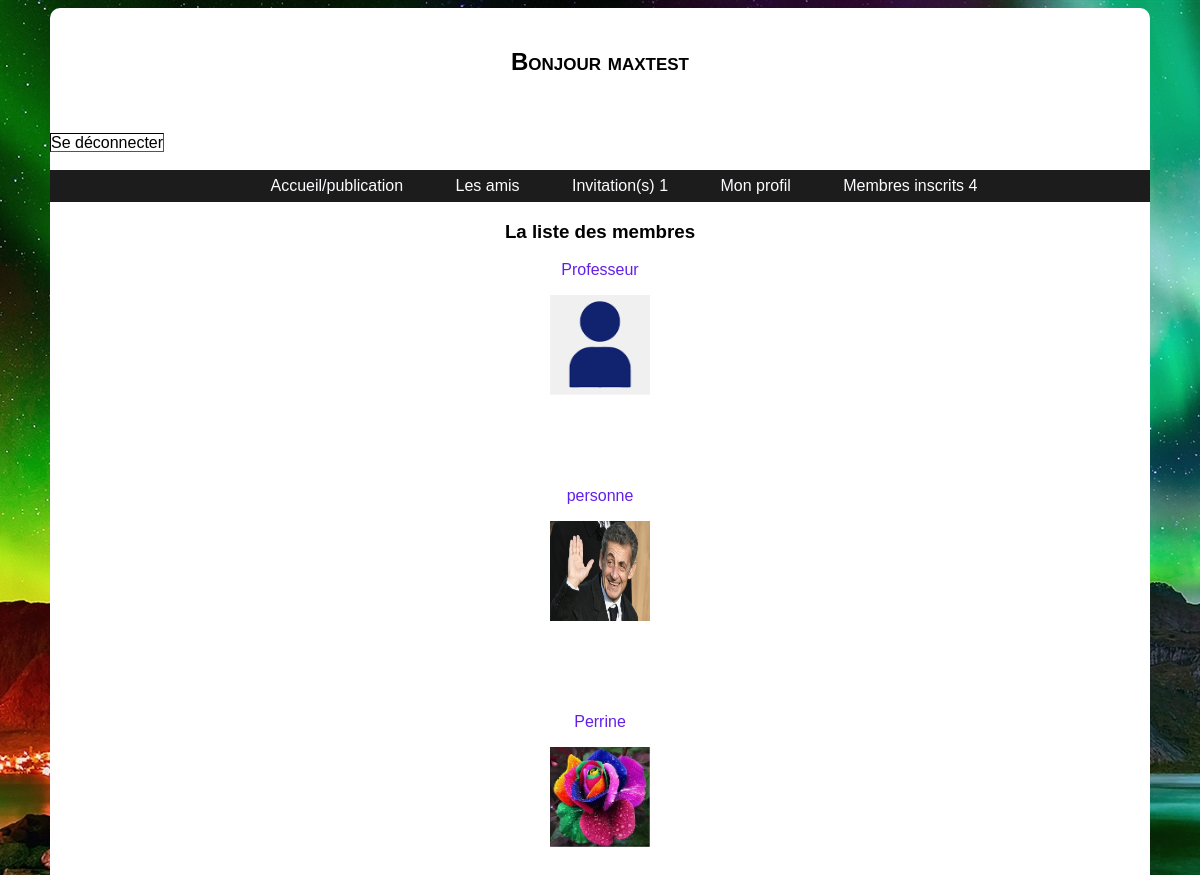
Page /menu_membre/listeMembre.php (signed in) on the committed database.
### tables this page shows
CREATE TABLE IF NOT EXISTS `utilisateurs` (
  `id` int(10) NOT NULL AUTO_INCREMENT,
  `pseudo` varchar(100) NOT NULL,
  `password` varchar(100) NOT NULL,
  `email` varchar(100) NOT NULL,
  `sexe` varchar(6) NOT NULL,
  `description` text NOT NULL,
  `image` varchar(200) NOT NULL,
  PRIMARY KEY (`id`)
);

### Outils/fonction-membre.php (called while the page is built)
<?php
function infos_membre(){
	$tab = array('id' => $_SESSION['id']);
	$sql = " SELECT * FROM utilisateurs WHERE id = :id";
	$res = $GLOBALS["bd"]->prepare($sql);
	$res->execute($tab) or die(print_r($res->errorInfo()));
	$lesEnreg= $res->fetchall();
	return $lesEnreg;
}
function nombre_membre(){
	$tab = array('id' => $_SESSION['id']);
	$sql = " SELECT COUNT(:id) FROM utilisateurs ";
	$res = $GLOBALS["bd"]->prepare($sql);
	$res->execute($tab) or die(print_r($res->errorInfo()));
	$lesEnreg= $res->fetchall();
	return $lesEnreg;
}
function nb_invitation(){
	$tab = array('id' => $_SESSION['id']);
	$sql = " SELECT * FROM utilisateurs WHERE id = :id";
	$res = $GLOBALS["bd"]->prepare($sql);
	$res->execute($tab) or die(print_r($res->errorInfo()));
	$info_pseudo= $res->fetchall();
	$pseudoUn= $info_pseudo[0]['pseudo'];
	$tab = array('pseudoDest' => $pseudoUn );
	$sql = " SELECT pseudo_exp,date_invitation,active,image
	FROM amis
	INNER JOIN utilisateurs ON utilisateurs.pseudo = amis.pseudo_exp
	WHERE pseudo_dest= :pseudoDest
	ORDER BY date_invitation DESC";
	$res = $GLOBALS["bd"]->prepare($sql);
	$res->execute($tab) or die(print_r($res->errorInfo()));
	$lesEnreg= $res->fetchall();
		$i = (count($lesEnreg));
		 return $i;
}
?>

### Outils/fonctionListeMembre.php (called while the page is built)
<?php
function recup_pseudo_image(){
	$tab = array('id' => $_SESSION['id']);
	$sql = " SELECT pseudo,image FROM utilisateurs WHERE id != :id";
	$res = $GLOBALS["bd"]->prepare($sql);
	$res->execute($tab) or die(print_r($res->errorInfo()));
	$lesEnreg= $res->fetchall();
	return $lesEnreg;
}
?>

### menu_membre/listeMembre.php (the view)
<?php
include("../Outils/Menu.php");
?>
			<h3> La liste des membres </h3>
			<?php
			include("../Outils/fonctionListeMembre.php");
			$lesEnreg =recup_pseudo_image();
			$i = (count($lesEnreg))-1;
			if ($i == -1){
				echo "<div class='erreur'> Vous êtes le seul membre pour l'instant.</div>";
			}
			else{
			while ($i >=0) {
				?>
				<p><a href='./profilDesAutres.php?page=profile&pseudo=<?php echo $lesEnreg[$i]['pseudo'];?>'><?php echo $lesEnreg[$i]['pseudo']; ?></a></p>
				<div class="PhotoPageListeMembre">
				<a href='./profilDesAutres.php?page=profile&pseudo=<?php echo $lesEnreg[$i]['pseudo'];?>'><img src="../image/<?php echo $lesEnreg [$i]['image']; ?>" height='100' width='100' alt='photo-profil'></a>
				</div>
				<br>
				<br>
				<br>
				<br>
				<?php
				$i = $i-1;
			}
			}
			?>
			<br>
			<br><br><br>
	</div>
	</body>
	</html>

### Outils/Menu.php (shortened to what this page needs)
<!DOCTYPE html>
<html>
		<head>
			<link rel="stylesheet" href="../Outils/style.css" />
		</head>
		<body >
		<div id="squelette">
		<br>
		<?php
		include ("../Outils/fonction-membre.php");
		$lesEnreg= infos_membre();
		echo '<p class="Bonjour">Bonjour '.$lesEnreg[0]['pseudo'].'</p>'
		?>
		<div id ='déconnection'>
		<a class='déconnection' href="../Outils/deconnection.php"> Se déconnecter </a><br>
		</div>
		<br>
		<div class="inner">
					<nav id="menu">
						<a class='Menu' href="./publication.php">Accueil/publication </a>
						<a class='Menu'href="./amie.php">Les amis</a>
						<a class='Menu'href="./invitation.php">Invitation(s) <?php $nb_invit=nb_invitation(); echo $nb_invit;?></a>
						<a class='Menu'href="./membre.php">Mon profil</a>
						<a class='Menu'href="./listeMembre.php">Membres inscrits <?php $nb= nombre_membre(); echo $nb[0][0]; ?></a>
					</nav>
			</div>

### Outils/style.css (style rules this page uses)
body { background-color:#908F92; font-family:arial; background-image:url(../image/Aurore.jpg); }
#squelette { background-color:#FFF; width:1100px; margin:auto; text-align:center; border-radius:10px; -webkit-border-radius:10px; -moz-border-radius:10px; }
#déconnection { text-align:left; }
.inner { display:flex; }
.Bonjour { font: small-caps bold 1.5em/1 sans-serif; }
.inner { display:grid; background:#1c1c1c; color: #d5d5d5; height: 2em; width: auto; opacity: 1; }
a { text-decoration:none; color:#6220E7; margin-left:auto }
#menu { margin:auto; }
.Menu { text-decoration: none; color: #FDFCFF; margin-left:3em; }
.déconnection { color:Black; border-width:1px; border-style:inset; border-color:black; }

### rows in the picture
utilisateurs: pseudo "maxtest", pseudo "1"
utilisateurs: pseudo "Professeur", image (picture)
utilisateurs: pseudo "personne", image (picture)
utilisateurs: pseudo "Perrine", image (picture)

### other values in the picture
$nb[0][0] "4"
